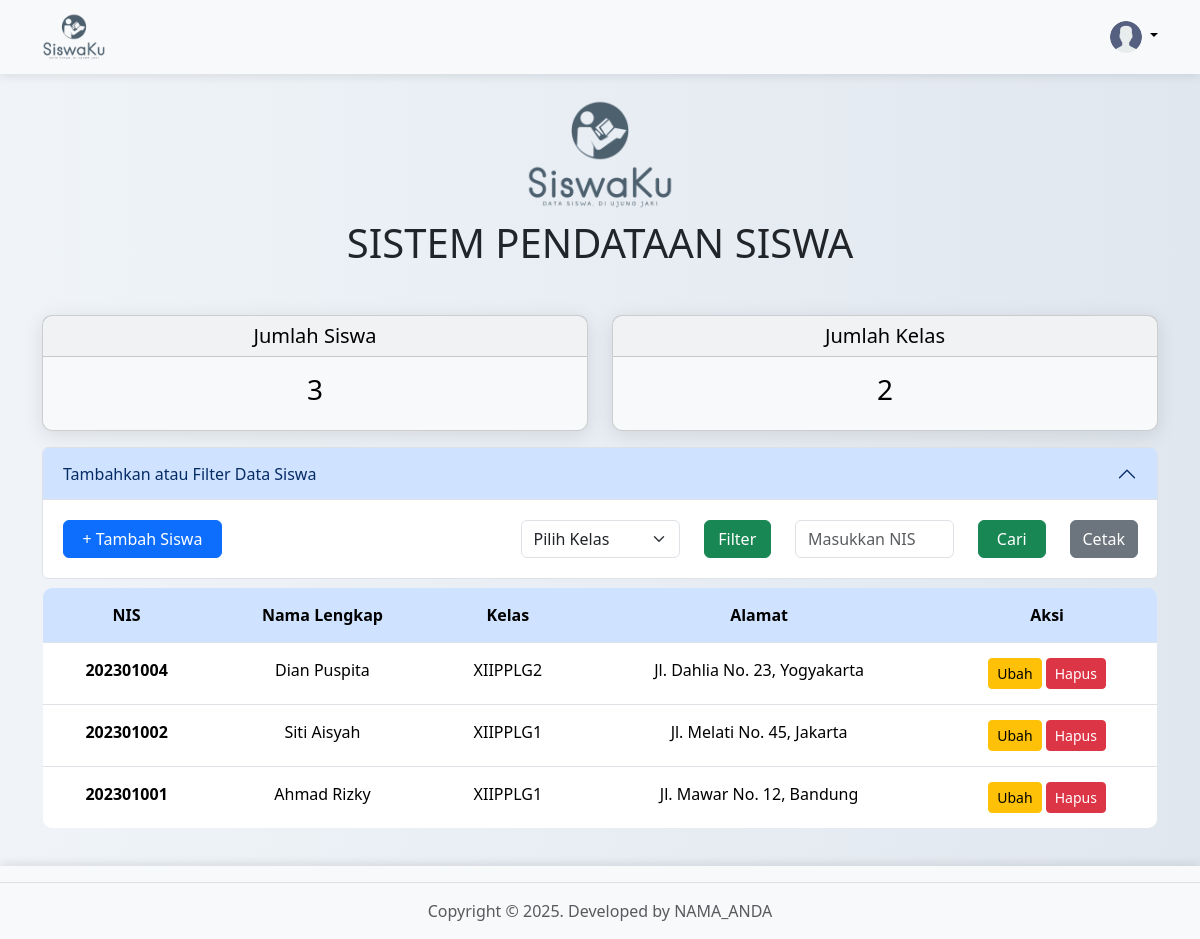
The page / (signed in) on the database its author committed.
### tables this page shows
CREATE TABLE IF NOT EXISTS `students` (
  `id` int(11) NOT NULL AUTO_INCREMENT,
  `nis` int(11) NOT NULL,
  `fullname` varchar(255) NOT NULL,
  `class` varchar(50) NOT NULL DEFAULT '',
  `address` text NOT NULL,
  PRIMARY KEY (`id`),
  UNIQUE KEY `nis` (`nis`)
);

### helpers/Database.php (called while the page is built, shortened)
<?php
class Database
{
  private $connection;
  private function connect()
  {
    try {
      $this->connection = new PDO("mysql:host=" . DB_HOST . ";dbname=" . DB_NAME, DB_USER, DB_PASS);
      $this->connection->setAttribute(PDO::ATTR_ERRMODE, PDO::ERRMODE_EXCEPTION);
    } catch (PDOException $e) {
      die("Connection failed: " . $e->getMessage());
    }
  }
  public function getConnection()
  {
    return $this->connection;
  }
}

### models/Student.php (called while the page is built, shortened)
<?php
class Student
{
    private $db;
    public function __construct()
    {
        $database = new Database();
        $this->db = $database->getConnection();
    }
    public function getAllStudents()
    {
        $query = "SELECT * FROM students ORDER BY id DESC";
        $stmt = $this->db->prepare($query);
        $stmt->execute();
        return $stmt->fetchAll(PDO::FETCH_ASSOC);
    }
    public function getDistinctClasses()
    {
        $query = "SELECT DISTINCT class FROM students";
        $stmt = $this->db->prepare($query);
        $stmt->execute();
        return $stmt->fetchAll(PDO::FETCH_COLUMN);
    }
}

### controllers/Home.php (called while the page is built)
<?php
require_once 'models/Student.php';
class Home
{
  public function index()
  {
    if (isset($_SESSION['user_id'])) {
      $student = new Student();
      if (isset($_GET['nis']) && !empty($_GET['nis'])) {
        $students = $student->getStudentByNIS($_GET['nis']);
      } elseif (isset($_GET['kelas']) && !empty($_GET['kelas'])) {
        $students = $student->filterByClass($_GET['kelas']);
      } else {
        $students = $student->getAllStudents();
      }
      $classes = $student->getDistinctClasses();
      return Route::view(
        'home',
        [
          'studentCount' => count($students),
          'students' => $students,
          'classes' => $classes,
          'classCount' => count($classes)
        ]
      );
    }
    return Route::redirect('/login');
  }
}

### views/home.php (the view, shortened to what this page needs)
<!DOCTYPE html>
<html lang="en">
<head>
    <link rel="stylesheet" href="assets/css/bootstrap.min.css">
    <link rel="stylesheet" href="assets/css/custom.css">
</head>
<body class="min-vh-100">
    <nav class="navbar bg-body-tertiary">
        <div class="container">
            <a class="navbar-brand" href="/">
                <img src="assets/images/logo-gray.png" width="64">
            </a>
            <div class="dropdown text-end">
                <a href="#" class="d-block link-body-emphasis text-decoration-none dropdown-toggle" data-bs-toggle="dropdown" aria-expanded="false">
                    <img src="assets/images/icon-user.png" alt="mdo" width="32" height="32" class="rounded-circle">
                </a>
            </div>
        </div>
    </nav>
    <main class="container text-center my-4">
        <img src="assets/images/logo-gray.png" width="150" class="mt-4 mb-2 d-block mx-auto">
        <h3 class="mb-5 display-6">SISTEM PENDATAAN SISWA</h3>
        <div class="row">
            <div class="col-12 col-md-6">
                <div class="card text-bg-light mb-3">
                    <h5 class="card-header">Jumlah Siswa</h5>
                    <div class="card-body">
                        <h3 class="card-title"><?php echo $studentCount; ?></h3>
                    </div>
                </div>
            </div>
            <div class="col-12 col-md-6">
                <div class="card text-bg-light mb-3">
                    <h5 class="card-header">Jumlah Kelas</h5>
                    <div class="card-body">
                        <h3 class="card-title"><?php echo $classCount; ?></h3>
                    </div>
                </div>
            </div>
        </div>
        <div class="accordion mb-2 mt-4# Website Title
        ## Description
        This website is a student data tracking system that allows users to manage and filter student data. It provides a user-friendly interface for adding, updating, and deleting student records.
        ## Features
        - User authentication and authorization
        - Student data management
        - Filtering and searching student data
        - Responsive design for mobile and desktop devices
        ## Installation
        1. Clone the repository
        2. Install dependencies with `composer install`
        3. Configure the database settings in the `.env` file
        4. Run the database migrations with `php artisan migrate`
        ## Usage
        1. Start the development server with `php artisan serve`
        2. Access the website in your web browser at `http://localhost:8000`
        3. Sign in with your credentials or create a new account
        4. Explore the website features and start managing your student data
        ## Contributing
        Contributions are welcome! If you find any issues or have suggestions for improvement, please open an issue or submit a pull request.
        ## License
        This project is licensed under the [MIT License](LICENSE)." id="accordionExample">
            <div class="accordion-item">
                <h2 class="accordion-header" id="headingOne">
                    <button class="accordion-button" type="button" data-bs-toggle="collapse" data-bs-target="#collapseOne" aria-expanded="true" aria-controls="collapseOne">
                        Tambahkan atau Filter Data Siswa
                    </button>
                </h2>
                <div id="collapseOne" class="accordion-collapse collapse show" aria-labelledby="headingOne" data-bs-parent="#accordionExample">
                    <div class="accordion-body">
                        <div class="row">
                            <div class="col-12 col-md-2 my-1">
                                <div class="d-grid gap-2">
                                    <a class="btn btn-primary" href="/form">+ Tambah Siswa</a>
                                </div>
                            </div>
                            <div class="col-12 col-md-3 offset-md-3 my-1">
                                <form class="row" role="filter" method="get">
                                    <div class="col-8">
                                        <select class="form-select me-2" name="kelas" aria-label="Pilih Kelas">
                                            <option value="">Pilih Kelas</option>
                                        </select>
                                    </div>
                                    <div class="col-4">
                                        <button class="btn btn-success w-100" type="submit">Filter</button>
                                    </div>
                                </form>
                            </div>
                            <div class="col-12 col-md-3 my-1">
                                <form class="row" role="search" method="get">
                                    <div class="col-8">
                                        <input class="form-control me-2" type="search" placeholder="Masukkan NIS" name="nis">
                                    </div>
                                    <div class="col-4">
                                        <button class="btn btn-success w-100" type="submit">Cari</button>
                                    </div>
                                </form>
                            </div>
                            <div class="col-12 col-md-1 my-1">
                                <div class="d-grid gap-2 text-center">
                                    <button class="btn btn-secondary" type="button" onclick="window.print()">Cetak</button>
                                </div>
                            </div>
                        </div>
                    </div>
                </div>
            </div>
        </div>
        <div class="table-responsive rounded">
            <table class="table table-hover border">
                <thead>
                    <tr>
                        <th class="bg-primary-subtle" scope="col">NIS</th>
                        <th class="bg-primary-subtle" scope="col">Nama Lengkap</th>
                        <th class="bg-primary-subtle" scope="col">Kelas</th>
                        <th class="bg-primary-subtle" scope="col">Alamat</th>
                        <?php if (isset($_SESSION['user_role']) && $_SESSION['user_role'] == 'admin'): ?>
                            <th class="bg-primary-subtle" scope="col" class="d-print-none">Aksi</th>
                        <?php endif; ?>
                    </tr>
                </thead>
                <tbody>
                    <?php if (count($students) == 0) { ?>
                        <tr>
                            <td colspan="5" class="text-center">Data siswa tidak ditemukan</td>
                        </tr>
                    <?php } else { ?>
                        <?php foreach ($students as $student) { ?>
                            <tr>
                                <th scope="row"><?php echo htmlspecialchars($student['nis']); ?></th>
                                <td><?php echo htmlspecialchars($student['fullname']); ?></td>
                                <td><?php echo htmlspecialchars($student['class']); ?></td>
                                <td><?php echo htmlspecialchars($student['address']); ?></td>
                                <?php if (isset($_SESSION['user_role']) && $_SESSION['user_role'] == 'admin'): ?>
                                    <td class="d-print-none">
                                        <a href="form?nis=<?php echo $student['nis']; ?>" class="btn btn-warning btn-sm" onclick="return confirm('Yakin ingin mengubah data siswa ini?')">Ubah</a>
                                        <a href="form/delete?nis=<?php echo $student['nis']; ?>" class="btn btn-danger btn-sm" onclick="return confirm('Yakin ingin menghapus data siswa ini?')">Hapus</a>
                                    </td>
                                <?php endif; ?>
                            </tr>
                        <?php } ?>
                    <?php } ?>
                </tbody>
            </table>
        </div>
    </main>
    <footer class="fixed-bottom w-100">
        <ul class="nav border-bottom pb-3 mb-3">
        </ul>
        <p class="text-center text-body-secondary">Copyright &copy; 2025. Developed by <?php echo APP_AUTHOR; ?></p>
    </footer>
</body>
</html>

### index.php (shortened to what this page needs)
<?php
$url = isset($_GET['url']) ? $_GET['url'] : '';
if (preg_match('/^assets\/(css|js|images)\/(.+)$/', $url, $matches)) {
  Route::loadAssets($matches[2], $matches[1]);
} else {
  echo Route::handle($url);
}

### helpers/Route.php (shortened to what this page needs)
<?php
class Route
{
  public static function handle($url)
  {
    $parts = explode('/', trim($url, '/'));
    $controller = !empty($parts[0]) ? $parts[0] : 'home';
    $method = !empty($parts[1]) ? $parts[1] : 'index';
    $controllerFile = 'controllers/' . $controller . '.php';
    if (file_exists($controllerFile)) {
      if (class_exists($controller) && method_exists($controller, $method)) {
        $controllerInstance = new $controller();
        $data = ($_SERVER['REQUEST_METHOD'] === 'POST') ? $_POST : [];
        return $controllerInstance->$method($data);
      } else {
        return 'Method not found';
      }
    } else {
      return 'Controller not found';
    }
  }
  public static function view($viewName, $data = [])
  {
    $viewFile = 'views/' . $viewName . '.php';
    if (file_exists($viewFile)) {
      extract($data);
      require $viewFile;
    } else {
      echo 'View not found';
    }
  }
}

### assets/css/custom.css (style rules this page uses)
body { background: linear-gradient(to right, #f0f4f8, #e0e7ef); padding-bottom: 70px; }
.navbar { box-shadow: 0 2px 10px rgba(0, 0, 0, 0.1); }
.card { border-radius: 10px; box-shadow: 0 4px 20px rgba(0, 0, 0, 0.1); }
.table { border-radius: 10px; overflow: hidden; }
.table th, .table td { padding: 15px; }
footer { background-color: #f8f9fa; box-shadow: 0 -2px 10px rgba(0, 0, 0, 0.1); }

### rows shown on the page
students: nis "202301004", fullname "Dian Puspita", class "XIIPPLG2", address "Jl. Dahlia No. 23, Yogyakarta"
students: nis "202301002", fullname "Siti Aisyah", class "XIIPPLG1", address "Jl. Melati No. 45, Jakarta"
students: nis "202301001", fullname "Ahmad Rizky", class "XIIPPLG1", address "Jl. Mawar No. 12, Bandung"

### other values the page prints
$studentCount "3"
$classCount "2"
APP_AUTHOR "NAMA_ANDA"
